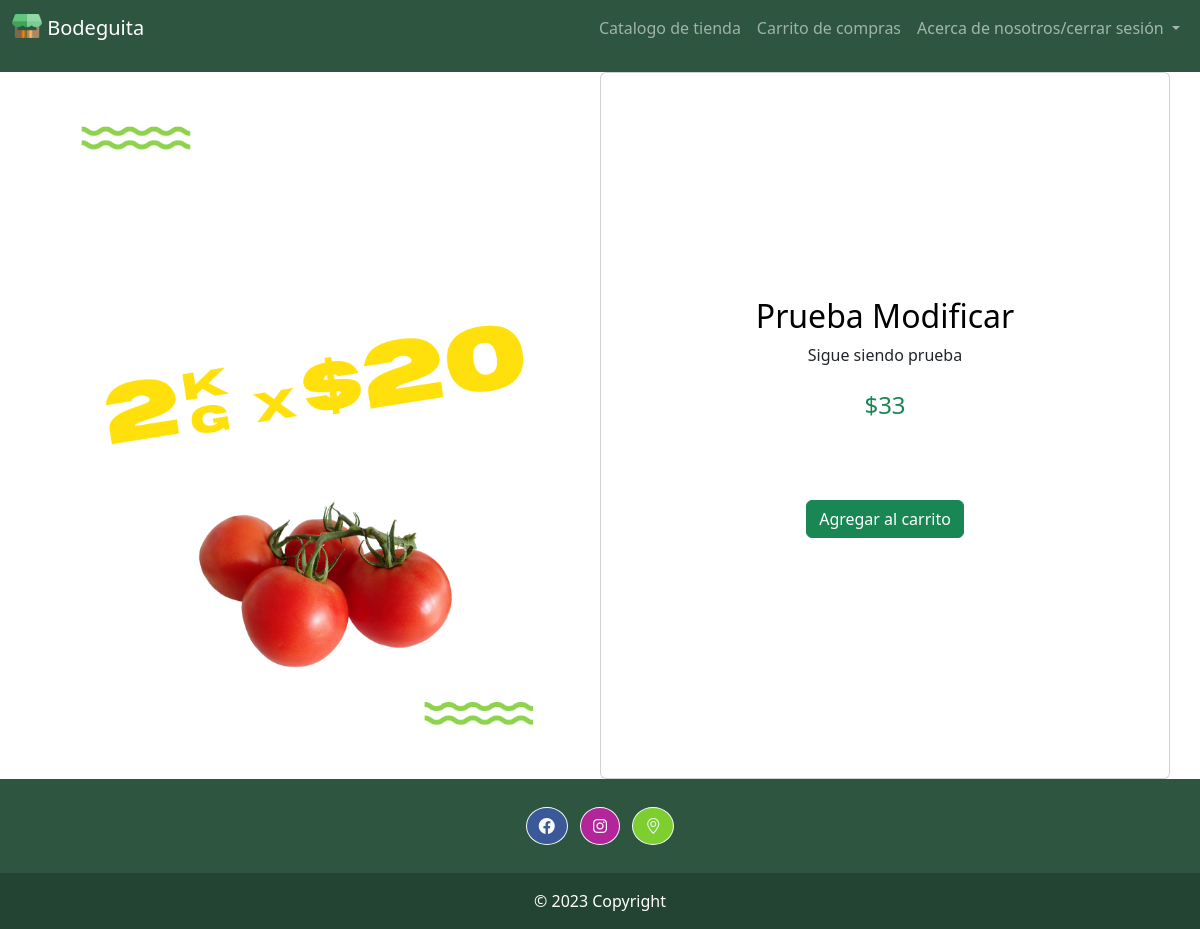
Screenshot of /piezaven.php?id=21 (signed in) with the database file from the repository.
### tables this page shows
CREATE TABLE `productos` (
  `id` int(11) NOT NULL,
  `nombre` varchar(300) NOT NULL,
  `descripcion` text NOT NULL,
  `precio` double NOT NULL,
  `imagen` varchar(200) NOT NULL,
  `inventario` int(11) NOT NULL
);

### piezaven.php (the view, shortened to what this page needs)
<?php
  if(isset($_GET['id'])){
  $conexion_obj = new conexion();
  $conexion = $conexion_obj->conectar();
  $res = $conexion->query("select * from productos where id=".$_GET['id'])or die($conexion->error);
  if(mysqli_num_rows($res) > 0){
    $fila = mysqli_fetch_array($res);
  }else{
    header("location: productos.php");
  }
  }else{
    header("location: productos.php");
  }
?>
<!DOCTYPE html>
<html lang="en">
<head>
    <?php include "recursos/encabezado.php";?>
</head>
<body>
    <?php include ("recursos/headercont.php");?>
      <section>
  <div class="site-section">
    <div class="container">
      <div class="row">
        <div class="col-md-6">
          <img src="img/<?php echo $fila[4];?>" alt="Image" class="img-fluid">
        </div>
          <div class="card col-md-6 d-flex align-items-center justify-content-center text-center">
            <div class="container ">
            <h2 class="text-black"><?php echo $fila[1];?> </h2>
            <p><?php echo $fila[2];?></p>
            <p><strong class="text-success h4">$<?php echo $fila[3];?></strong></p>
              <div class="d-flex justify-content-center">
              </div>
            <p><a href="carrito.php?id=<?php echo $fila[0];?>" class="buy-now btn btn-md btn-success">Agregar al carrito</a></p>
            </div>
          </div>
      </div>
    </div>
  </div>
  </section>
</body>
</html>

### rows the page displays
productos: imagen (picture), nombre "Prueba Modificar", descripcion "Sigue siendo prueba", precio "33"
